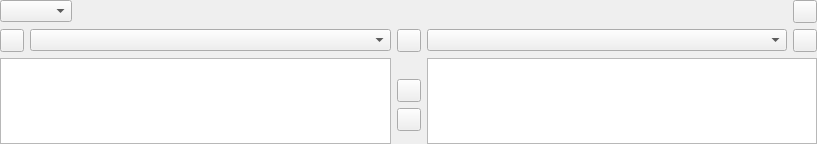
<?xml version="1.0" encoding="UTF-8"?>
<ui version="4.0">
 <class>TranslatorWidget</class>
 <widget class="QWidget" name="TranslatorWidget">
  <property name="geometry">
   <rect>
    <x>0</x>
    <y>0</y>
    <width>817</width>
    <height>144</height>
   </rect>
  </property>
  <layout class="QVBoxLayout" name="verticalLayout">
   <property name="leftMargin">
    <number>0</number>
   </property>
   <property name="topMargin">
    <number>0</number>
   </property>
   <property name="rightMargin">
    <number>0</number>
   </property>
   <property name="bottomMargin">
    <number>0</number>
   </property>
   <item>
    <layout class="QHBoxLayout" name="horizontalLayout">
     <item>
      <widget class="QComboBox" name="engineComboBox">
       <property name="toolTip">
        <string>Select the translation service</string>
       </property>
       <property name="sizeAdjustPolicy">
        <enum>QComboBox::AdjustToContents</enum>
       </property>
      </widget>
     </item>
     <item>
      <spacer name="horizontalSpacer">
       <property name="orientation">
        <enum>Qt::Horizontal</enum>
       </property>
       <property name="sizeHint" stdset="0">
        <size>
         <width>40</width>
         <height>20</height>
        </size>
       </property>
      </spacer>
     </item>
     <item>
      <widget class="QToolButton" name="preferencesButton">
       <property name="toolTip">
        <string>Press to open the Translator configuration page</string>
       </property>
      </widget>
     </item>
    </layout>
   </item>
   <item>
    <layout class="QGridLayout" name="gridLayout">
     <item row="0" column="0">
      <widget class="QToolButton" name="pronounceOrigButton">
       <property name="toolTip">
        <string>Press to pronounce the entered text</string>
       </property>
      </widget>
     </item>
     <item row="0" column="1">
      <widget class="QComboBox" name="origLanguageComboBox">
       <property name="sizePolicy">
        <sizepolicy hsizetype="Expanding" vsizetype="Fixed">
         <horstretch>0</horstretch>
         <verstretch>0</verstretch>
        </sizepolicy>
       </property>
       <property name="toolTip">
        <string>Select the language of the original text</string>
       </property>
      </widget>
     </item>
     <item row="0" column="2">
      <widget class="QToolButton" name="swapButton">
       <property name="toolTip">
        <string>Press to swap the translation direction</string>
       </property>
      </widget>
     </item>
     <item row="0" column="3">
      <widget class="QComboBox" name="transLanguageComboBox">
       <property name="sizePolicy">
        <sizepolicy hsizetype="Expanding" vsizetype="Fixed">
         <horstretch>0</horstretch>
         <verstretch>0</verstretch>
        </sizepolicy>
       </property>
       <property name="toolTip">
        <string>Select the language for the translated text</string>
       </property>
      </widget>
     </item>
     <item row="0" column="4">
      <widget class="QToolButton" name="pronounceTransButton">
       <property name="toolTip">
        <string>Press to pronounce the translated text</string>
       </property>
      </widget>
     </item>
     <item row="1" column="0" rowspan="4" colspan="2">
      <widget class="QPlainTextEdit" name="origEdit">
       <property name="toolTip">
        <string>Enter the text to be translated</string>
       </property>
       <property name="tabChangesFocus">
        <bool>true</bool>
       </property>
      </widget>
     </item>
     <item row="1" column="2">
      <spacer name="verticalSpacer">
       <property name="orientation">
        <enum>Qt::Vertical</enum>
       </property>
       <property name="sizeHint" stdset="0">
        <size>
         <width>23</width>
         <height>68</height>
        </size>
       </property>
      </spacer>
     </item>
     <item row="1" column="3" rowspan="4" colspan="2">
      <widget class="QTextEdit" name="transEdit">
       <property name="toolTip">
        <string>Shows the translated text</string>
       </property>
       <property name="tabChangesFocus">
        <bool>true</bool>
       </property>
       <property name="readOnly">
        <bool>true</bool>
       </property>
       <property name="textInteractionFlags">
        <set>Qt::TextSelectableByKeyboard|Qt::TextSelectableByMouse</set>
       </property>
      </widget>
     </item>
     <item row="2" column="2">
      <widget class="QToolButton" name="translateButton">
       <property name="toolTip">
        <string>Press to translate the entered text</string>
       </property>
      </widget>
     </item>
     <item row="3" column="2">
      <widget class="QToolButton" name="clearButton">
       <property name="toolTip">
        <string>Press to clear the text fields</string>
       </property>
      </widget>
     </item>
     <item row="4" column="2">
      <spacer name="verticalSpacer_2">
       <property name="orientation">
        <enum>Qt::Vertical</enum>
       </property>
       <property name="sizeHint" stdset="0">
        <size>
         <width>23</width>
         <height>28</height>
        </size>
       </property>
      </spacer>
     </item>
    </layout>
   </item>
  </layout>
 </widget>
 <tabstops>
  <tabstop>engineComboBox</tabstop>
  <tabstop>pronounceOrigButton</tabstop>
  <tabstop>origLanguageComboBox</tabstop>
  <tabstop>swapButton</tabstop>
  <tabstop>transLanguageComboBox</tabstop>
  <tabstop>pronounceTransButton</tabstop>
  <tabstop>origEdit</tabstop>
  <tabstop>translateButton</tabstop>
  <tabstop>transEdit</tabstop>
  <tabstop>clearButton</tabstop>
 </tabstops>
 <resources/>
 <connections/>
</ui>
